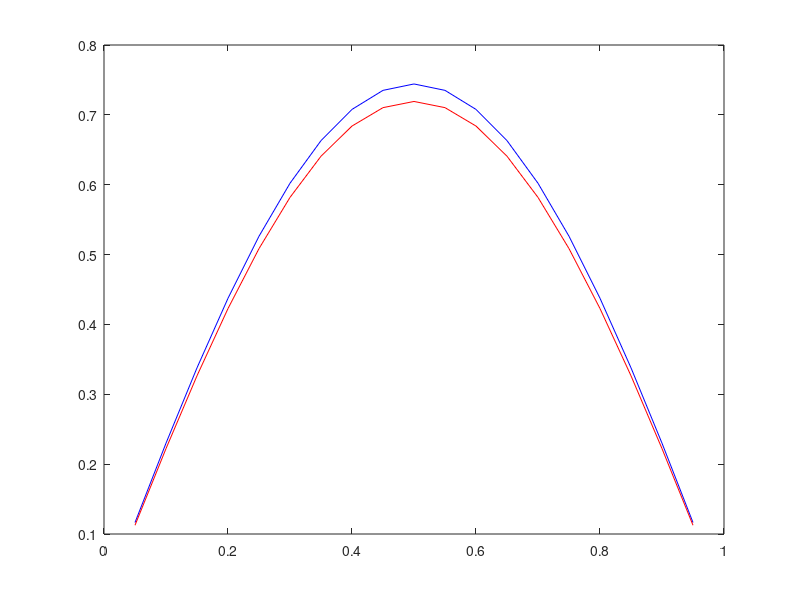

The MATLAB source for this figure:
clear all

%%Define IC and constants
J=20; dx=1/J; dt=0.001;
mu=dt/(dx^2);
time=0.5;
steps=time/dt;


x=linspace(0+dx,1-dx,J-1);
u0=zeros(J-1,1);
for i=1:J-1
u0(i)=100*sin(pi*x(i));
end

U=u0;
A=zeros(J-1,J-1);
%%row 0 and row j+1 are zeroes bc BCs define u0=uj=0 for all t
A(1,1)=1+2*mu;
A(1,2)=-mu;
A(J-1,J-2)=-mu;
A(J-1,J-1)=1+2*mu;

for j=2:J-2
A(j,j-1)=-mu;
A(j,j+1)=-mu;
A(j,j)=1+2*mu;
end

for n=1:steps
U=A\U;
end


plot(x,U,'b');
hold on

uexact=zeros(1,J-1);
for i=1:J-1
uexact(i)= 100*exp(-((pi)^2)*time)*sin(pi*x(i));
end

plot(x,uexact,'r');